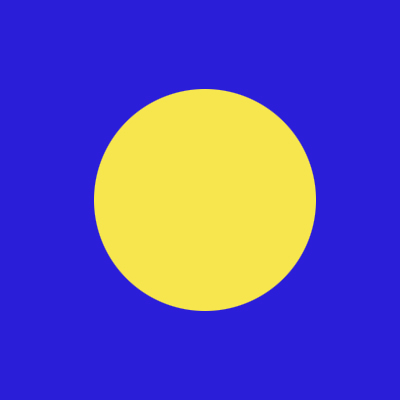
#> input picture circle/images/01.jpg, 400 x 400 px, found by its file name
$ python myHoughGradint.py
#> lines starting #> are read from the running program, lines starting #| are printed output that depends on the picture; after the words box and inside, x2 and y2 are one past the last pixel; in counts of white or black regions, pixels touching at a corner belong together
import cv2 as cv
import numpy as np
from math import sqrt
from time import process_time


def houghGradint(image, dp, minDist, param1, param2, minRadius, maxRadius):
    """
    :param image:8位灰度图
    :param dp: 累加器分辨率
    :param minDist: 最小圆间距
    :param param1: 较高的通过Canny边缘检测器的两个阈值
    :param param2: 圆心累加器的阈值
    :param minRadius:  最小圆间距
    :param maxRadius:  最大圆间距
    """
    gray_img = cv.cvtColor(image, cv.COLOR_BGR2GRAY)
    edge = cv.Canny(gray_img, 50, 150)

    # canny_thresh = param1  # canny的阈值
    vacuum_thresh = param2  # 中心累加器阈值

    sobel_x = cv.Sobel(edge, cv.CV_64F, dx=1, dy=0, ksize=3)  # x方向的梯度
    sobel_y = cv.Sobel(edge, cv.CV_64F, dx=0, dy=1, ksize=3)  # y方向的梯度

    rows = image.shape[0]
    cols = image.shape[1]
    accumulator = np.zeros((rows, cols))  # 建立圆心累加器
    none_zero = np.zeros((rows, cols))

    gaussian_filter = 1.0 / 20 * np.array([[1, 2, 1], [2, 8, 2], [1, 2, 1]])  # 高斯卷积核
    sobel_x_pad = np.pad(sobel_x, ((1, 1), (1, 1)), 'constant')
    sobel_y_pad = np.pad(sobel_y, ((1, 1), (1, 1)), 'constant')

    for i in range(rows):
        for j in range(cols):
            if not edge[i][j] == 0:  # 对非零点处理
                dx_fields = sobel_x_pad[i:i + 3, j:j + 3]
                dy_fields = sobel_y_pad[i:i + 3, j:j + 3]
                dx = (dx_fields * gaussian_filter).sum()
                dy = (dy_fields * gaussian_filter).sum()
                if dx != 0 and dy != 0:  # 导数值为零无意义
                    none_zero[(i, j)] = 1
                    k = dy / (dx + 0.00000001)
                    if abs(k) < 0.05 or abs(k) > 50:  # 筛选K
                        continue
                    b = j - k * i
                    for t in range(rows):  # 以一个像素为单位不断增加x值,计算y值
                        y = int(k * t + b)
                        if 0 < y < cols:  # 筛选y,不超过图像尺寸
                            accumulator[(t, y)] += 1

    cv.imshow("accumulator", accumulator)

    points = [[], []]
    for i in range(rows):
        for j in range(cols):
            a = accumulator[(i, j)]
            if a > vacuum_thresh:
                points[0].append(i)
                points[1].append(j)
                # [6 lines of commented-out code are left out]
    sort_centers = []  # 处理坐标并加入累加值进行排序
    for k in range(len(points[0])):
        sort_centers.append([])
        sort_centers[-1].append(points[0][k])
        sort_centers[-1].append(points[1][k])
        sort_centers[-1].append(accumulator[(points[0][k], points[1][k])])

    print(sort_centers[:10])
    sort_centers.sort(key=lambda x: x[2], reverse=True)
    possible_centers = sort_centers[:(len(sort_centers))]  # 取出投票值较大的点作为圆心疑似点

    radii = maxRadius - minRadius  # 划分半径，建立累加器
    radius_accumulator = np.zeros(radii)

    for i in range(rows):
        for j in range(cols):
            if not edge[i, j] == 0:
                for t in range(len(possible_centers)):
                    x0 = possible_centers[t][0]
                    y0 = possible_centers[t][1]
                    r = int(sqrt((x0 - i) ** 2 + (y0 - j) ** 2))  # 计算每一个圆心疑似点与非零点的距离
                    if minRadius < r < maxRadius:
                        radius_accumulator[r - minRadius] += 1

    res = radius_accumulator.argsort()[::-1]  # 对半径降序排列

    true_radius = res[0] + minRadius
    print(true_radius)

    for i in range(rows):
        for j in range(cols):
            if not edge[i, j] == 0:  # 确定一个边缘点，求与圆心疑似点的距离，一旦大于设定值，则舍弃
                for k in range(len(possible_centers) - 1, -1, -1):  # 便于删除操作，故采用逆访问
                    a = possible_centers[k][0]
                    b = possible_centers[k][1]
                    dist = int(sqrt((a - i) ** 2 + (b - j) ** 2))
                    delta = 5  # 作为圆心与边缘点之间的差值
                    if abs(dist - true_radius) > delta:  # 距离大于设定值则舍弃
                        possible_centers.remove(possible_centers[k])

    print(possible_centers)

    circles = [[], [], []]
    length = len(possible_centers)
    if length != 0:
        a_mean = sum([possible_centers[i][0] for i in range(length)]) / length
        b_mean = sum([possible_centers[i][1] for i in range(length)]) / length
        circles[0].append(round(a_mean))
        circles[1].append(round(b_mean))
        circles[2].append(true_radius)
    else:
        print("no exit circle")

    return circles


def draw_circle(image, circle):
    cv.circle(image, (circle[1][0], circle[0][0]), circle[2][0], (0, 255, 0), 3)
    cv.circle(image, ((circle[0][0]), circle[1][0]), 2, (0, 255, 0), 3)
    cv.imshow("final_image", image)


if __name__ == "__main__":
    img = cv.imread("images/01.jpg")
#> img is the input picture: shape (400, 400, 3); mean B, G, R 182.6, 78.4, 91.6
    # cv.imshow("img", img)
    blur = cv.GaussianBlur(img, (3, 3), 0)  # 高斯滤波去噪

    t1 = process_time()
    circle = houghGradint(blur, 1, 0, 0, 3, 1, 120)
#> in houghGradint, `gray_img = cv.cvtColor(image, cv.COLOR_BGR2GRAY)`:
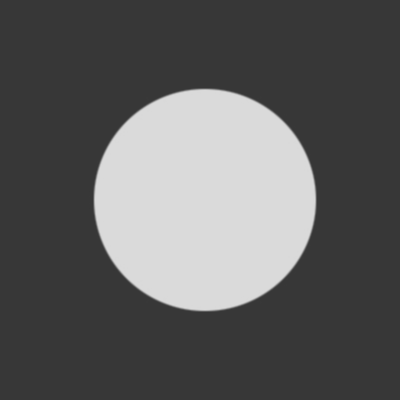
#> gray_img: shape (400, 400); min 54, max 218, mean 94.4
#> in houghGradint, `edge = cv.Canny(gray_img, 50, 150)`:
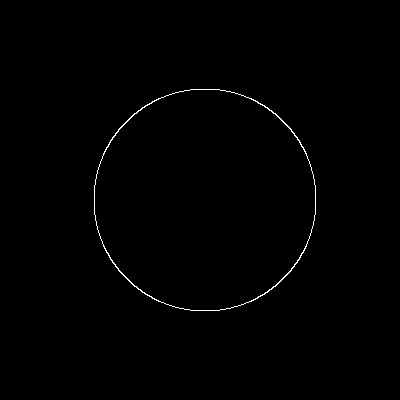
#> edge: shape (400, 400); 0.51% white in thin lines or dots, all inside (x1, y1, x2, y2) = (94, 89, 316, 311)
#> in houghGradint, `sobel_x = cv.Sobel(edge, cv.CV_64F, dx=1, dy=0, ksize=3)`:
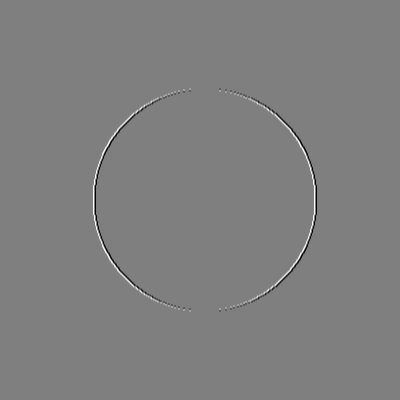
#> sobel_x: shape (400, 400) float64; min -1020, max 1020, mean 0; drawn with min black and max white
#> after the loop in houghGradint, `for i in range(rows):`:
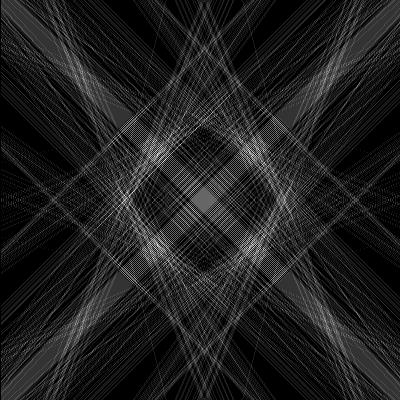
#> accumulator: shape (400, 400) float64; min 0, max 10, mean 1.23; drawn with min black and max white
#> after the loop in houghGradint, `for i in range(rows):`:
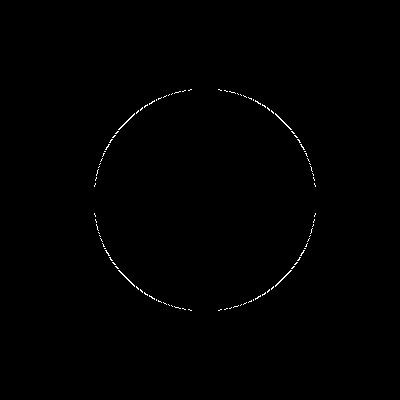
#> none_zero: shape (400, 400) float64; values 0 (black) and 1 (white), 0.38% white in thin lines or dots, all inside (x1, y1, x2, y2) = (94, 89, 316, 311)
#> in houghGradint, `cv.imshow("accumulator", accumulator)`:
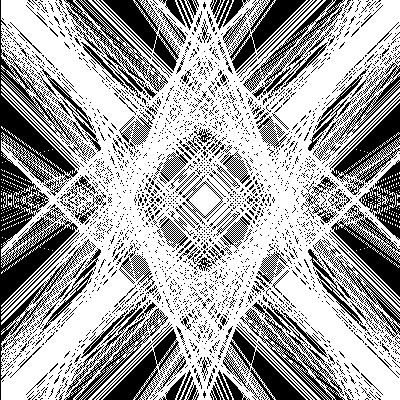
#> window 'accumulator': shape (400, 400); 65.1% white; 2573 black regions (2393 under 20 px), largest, box (x1, y1, x2, y2) and area: (0, 0, 96, 400) 10374, (331, 103, 400, 195) 2090, (331, 205, 400, 297) 2090
#> after the loop in houghGradint, `for k in range(len(points[0])):`: sort_centers = 10068 items, first 6: [2, 23, 4], [4, 47, 4], [4, 354, 4], [4, 361, 4], [5, 344, 4], [6, 29, 4]
#| [[2, 23, 4.0], [4, 47, 4.0], [4, 354, 4.0], [4, 361, 4.0], [5, 344, 4.0], [6, 29, 4.0], [6, 54, 4.0], [7, 55, 4.0], [7, 353, 5.0], [8, 48, 4.0]]
#> in houghGradint, `possible_centers = sort_centers[:(len(sort_centers))]`: possible_centers = 10068 items, first 6: [155, 157, 10], [159, 165, 10], [195, 124, 10], [244, 157, 10], [141, 153, 9], [145, 254, 9]
#> after the loop in houghGradint, `for i in range(rows):`: radius_accumulator = 119 values, max 64861 at index 113, min 0 at index 0, mean 29151.6
#> in houghGradint, `res = radius_accumulator.argsort()[::-1]`: res = 119 values, max 118 at index 11, min 0 at index 118, mean 59
#> in houghGradint, `true_radius = res[0] + minRadius`: true_radius = 114
#| 114
#> after the loop in houghGradint, `for i in range(rows):`: possible_centers = [[199, 204, 4], [199, 205, 4], [200, 204, 4], [200, 205, 4]]
#| [[199, 204, 4.0], [199, 205, 4.0], [200, 204, 4.0], [200, 205, 4.0]]
#> in houghGradint, `length = len(possible_centers)`: length = 4
#> in houghGradint, `a_mean = sum([possible_centers[i][0] for i in range(length)]) / length`: a_mean = 199.5
#> in houghGradint, `b_mean = sum([possible_centers[i][1] for i in range(length)]) / length`: b_mean = 204.5
#> circle = [[200], [204], [114]]
    t2 = process_time()
    print(t2 - t1)

    draw_circle(img, circle)
#> in draw_circle, `cv.circle(image, (circle[1][0], circle[0][0]), circle[2][0], (0, 255, ..`:
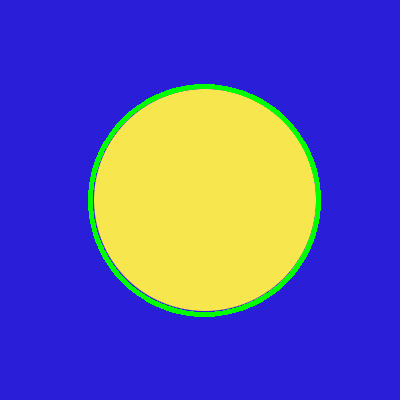
#> image: shape (400, 400, 3); mean B, G, R 177.8, 83.4, 90.6
#> in draw_circle, `cv.circle(image, ((circle[0][0]), circle[1][0]), 2, (0, 255, 0), 3)`: image: shape (400, 400, 3); 0.03% of pixels changed, all inside (x1, y1, x2, y2) = (196, 200, 205, 209)

    cv.waitKey()
    cv.destroyAllWindows()

$ run again, with circle/images/03.jpg copied over circle/images/01.jpg
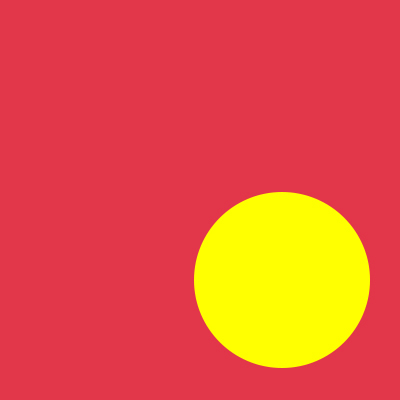
#> input picture circle/images/03.jpg, 400 x 400 px, found by its file name
#> img is the input picture: shape (400, 400, 3); mean B, G, R 62.9, 85.4, 230.4
#> in houghGradint, `edge = cv.Canny(gray_img, 50, 150)`:
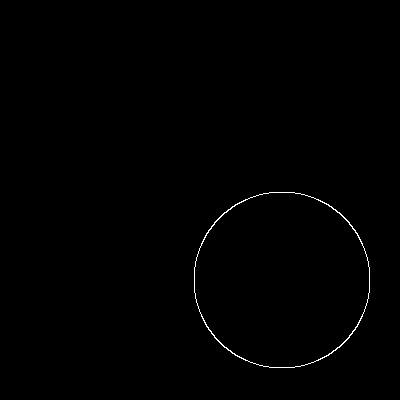
#> edge: shape (400, 400); 0.4% white in thin lines or dots, all inside (x1, y1, x2, y2) = (194, 192, 370, 368)
#> after the loop in houghGradint, `for k in range(len(points[0])):`: sort_centers = 6218 items, first 6: [0, 3, 4], [0, 4, 4], [0, 7, 5], [0, 8, 4], [1, 1, 4], [1, 4, 4]
#| [[0, 3, 4.0], [0, 4, 4.0], [0, 7, 5.0], [0, 8, 4.0], [1, 1, 4.0], [1, 4, 4.0], [1, 5, 4.0], [1, 8, 5.0], [1, 9, 4.0], [2, 6, 4.0]]
#> in houghGradint, `possible_centers = sort_centers[:(len(sort_centers))]`: possible_centers = 6218 items, first 6: [244, 245, 12], [315, 245, 12], [243, 246, 11], [316, 246, 11], [241, 315, 10], [245, 319, 10]
#> after the loop in houghGradint, `for i in range(rows):`: radius_accumulator = 119 values, max 35997 at index 88, min 0 at index 0, mean 18185.6
#> res = 119 values, max 118 at index 47, min 0 at index 118, mean 59
#> true_radius = 89
#| 89
#> after the loop in houghGradint, `for i in range(rows):`: possible_centers = 40 items, first 6: [276, 281, 4], [276, 282, 4], [277, 280, 4], [277, 281, 4], [277, 282, 4], [277, 283, 4]
#> (printed output is left out)
#> length = 40
#> a_mean = 279.5
#> b_mean = 281.5
#> circle = [[280], [282], [89]]
#> in draw_circle, `cv.circle(image, ((circle[0][0]), circle[1][0]), 2, (0, 255, 0), 3)`:
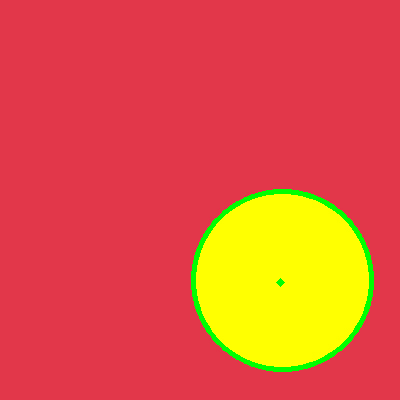
#> image: shape (400, 400, 3); mean B, G, R 62, 87.8, 226.3
